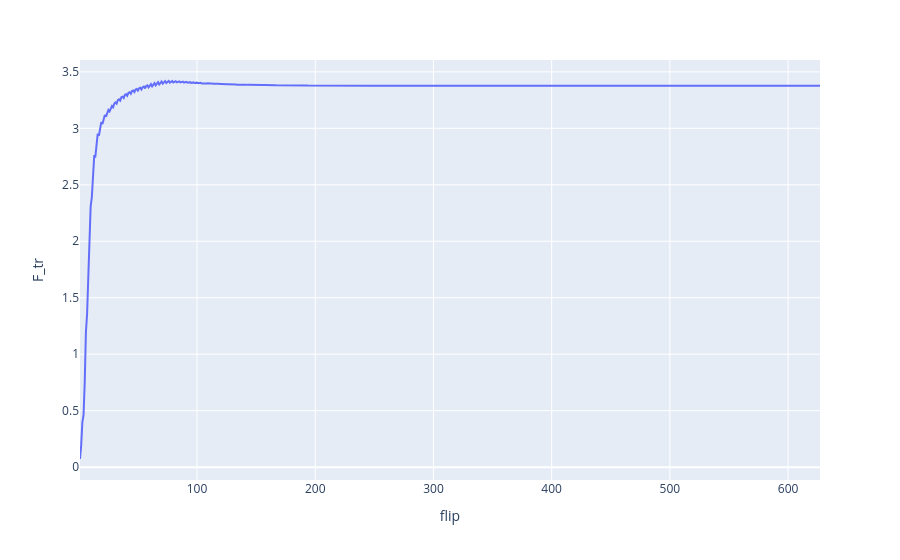

Notebook code cell kept with this figure:
### Code cell
import plotly.express as px

if hoda.extra_train_info:
    fig = px.line(df, x='flip', y='F_tr')
    fig.show()

### Figure 1 — Plotly figure (JSON) as saved in the notebook; plotly's stock layout.template omitted (floating-point values rounded to 4 significant figures; data arrays with more than 128 entries replaced by an {"elided": "..."} marker saying what was removed)
{"data": [{"hovertemplate": "flip=%{x}<br>F_tr=%{y}<extra></extra>", "legendgroup": "", "line": {"color": "#636efa", "dash": "solid"}, "marker": {"symbol": "circle"}, "mode": "lines", "name": "", "orientation": "v", "showlegend": false, "type": "scatter", "x": {"elided": "627 int values"}, "xaxis": "x", "y": {"elided": "627 float values"}, "yaxis": "y"}], "layout": {"legend": {"tracegroupgap": 0}, "margin": {"t": 60}, "xaxis": {"anchor": "y", "domain": [0, 1], "title": {"text": "flip"}}, "yaxis": {"anchor": "x", "domain": [0, 1], "title": {"text": "F_tr"}}}}
